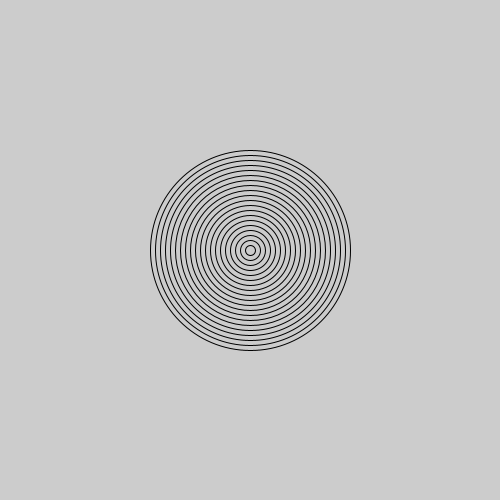
Frame 1 (no input)
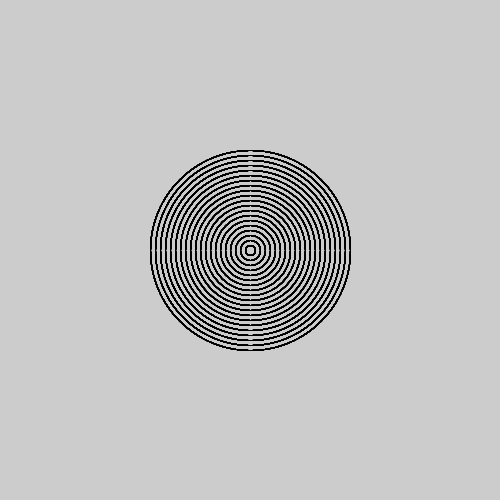
Frame 60 (the mouse pressed at the canvas centre just before this capture)
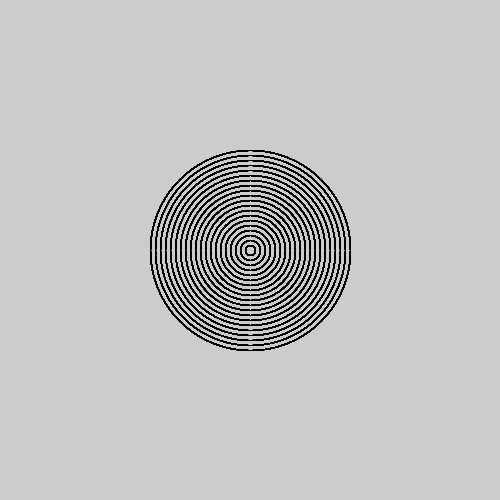
Frame 120 (the mouse held since frame 60 and released just before this capture)

The Processing sketch that drew these frames (run headless with seeded random() and noise(); from frame 60 on, the mouse is pressed at the canvas centre):

// Processing sketch: bullseye
// ── bullseye.pde
void setup(){
size(500,500);
}
void draw(){

  for(int i =20; i>0; i--){
    noFill();
  ellipse(250,250,i*10,i*10);
  }
  
  
  
  
  
}
